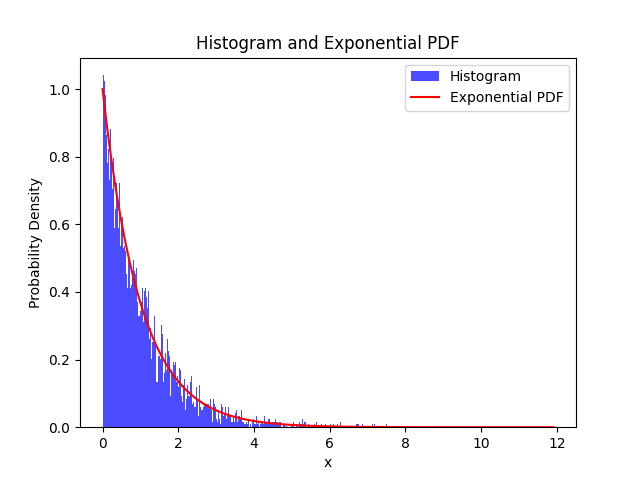

Reproduce this figure in Python.
import numpy as np
import matplotlib.pyplot as plt
from scipy.stats import expon

# 生成 10000 个均匀分布 U(0, 1) 的随机数
random_numbers = np.random.uniform(0, 1, 10000)

# 计算 -ln(1 - y) 对应的 x 值
x_values = -np.log(1 - random_numbers)

# 绘制直方图
plt.hist(x_values, bins=1000, density=True, alpha=0.7, color='blue', label='Histogram')

# 生成指数分布的概率密度函数
x = np.linspace(0, np.max(x_values), 100)
y = expon.pdf(x, scale=1)

# 绘制指数分布的概率密度函数
plt.plot(x, y, 'r-', label='Exponential PDF')

plt.xlabel('x')
plt.ylabel('Probability Density')
plt.title('Histogram and Exponential PDF')
plt.legend()
plt.show()
